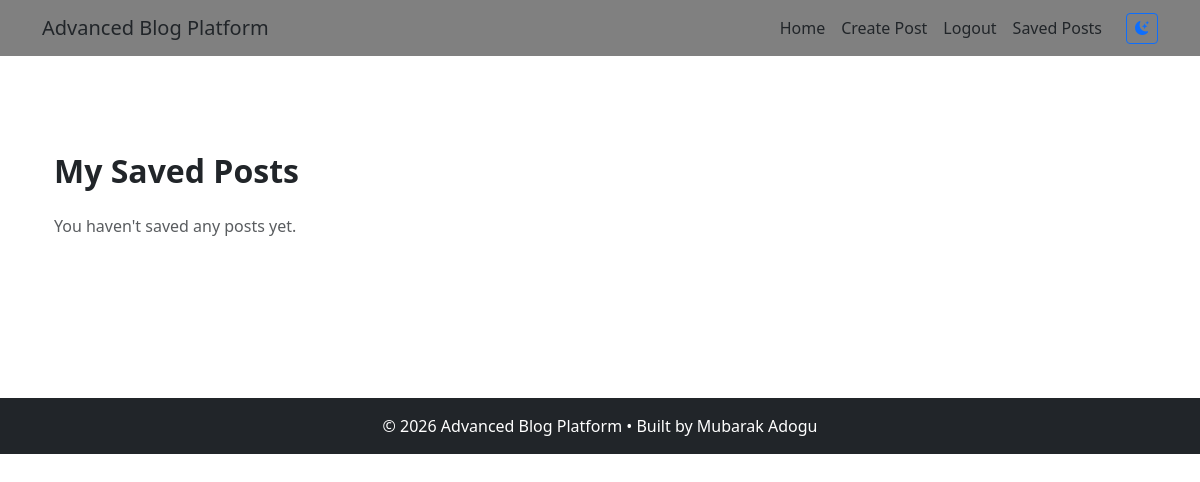
The page /saved-post/ (signed in) on the database as committed earlier.
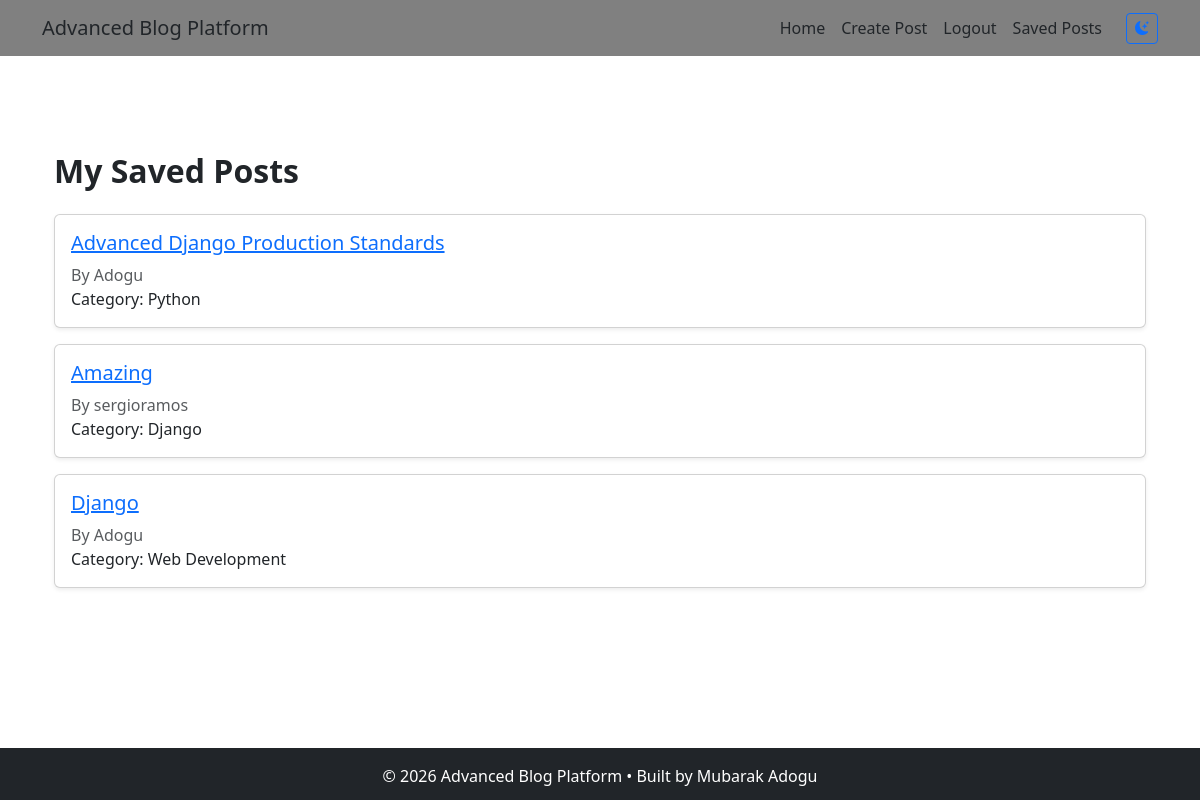
The same page on the database as committed later.
### bookmarks/models.py (models this page shows, shortened)
class Bookmark(models.Model):
    user = models.ForeignKey(User, on_delete=models.CASCADE)
    post = models.ForeignKey(Post, on_delete=models.CASCADE)
    created_at = models.DateTimeField(auto_now_add=True)
    class Meta:
        constraints = [
            models.UniqueConstraint(
                fields=["user", "post"],
                name="unique_user_post_bookmark",
            )
        ]

### account/models.py (models this page shows, shortened)
class Post(models.Model):
    DRAFT = "draft"
    PUBLISHED = "published"
    STATUS_CHOICES = [
        (DRAFT, "Draft"),
        (PUBLISHED, "Published"),
    ]
    status = models.CharField(
        max_length=10,
        choices=STATUS_CHOICES,
        default=PUBLISHED,
    )
    author = models.ForeignKey(User, on_delete=models.CASCADE, related_name="posts")
    category = models.ForeignKey(
        Category, on_delete=models.CASCADE, related_name="posts"
    )
    tags = models.ManyToManyField(Tag, blank=True, related_name="posts")
    title = models.CharField(max_length=200)
    slug = models.SlugField(unique=True, editable=False)
    content = models.TextField()
    image = models.ImageField(upload_to="posts/", blank=True, null=True)
    created_at = models.DateTimeField(auto_now_add=True)
    updated_at = models.DateTimeField(auto_now=True)

class Category(models.Model):
    name = models.CharField(max_length=100, unique=True)
    slug = models.SlugField(unique=True)

### bookmarks/views.py (the view)
@login_required
def saved_posts(request):
    bookmarks = Bookmark.objects.filter(user=request.user).select_related(
        "post", "post__author", "post__category"
    )
    return render(
        request,
        "bookmarks/saved_posts.html",
        {"bookmarks": bookmarks},
    )

### bookmarks/templates/bookmarks/saved_posts.html (shortened to what this page needs)
{% extends "base.html" %}
{% block content %}
<div class="container py-5">
    <h2 class="fw-bold mb-4">My Saved Posts</h2>
    {% for bookmark in bookmarks %}
        <div class="card mb-3 shadow-sm">
            <div class="card-body">
                <h5 class="card-title">
                    <a href="{% url 'post_detail' bookmark.post.slug %}">
                        {{ bookmark.post.title }}
                    </a>
                </h5>
                <p class="text-muted mb-0">
                    By {{ bookmark.post.author.username }}
                </p>
                <p class="mb-0">
                    Category: {{ bookmark.post.category.name }}
                </p>
            </div>
        </div>
    {% empty %}
        <p class="text-muted">
            You haven't saved any posts yet.
        </p>
    {% endfor %}
</div>
{% endblock %}

### account/templates/base.html (shortened to what this page needs)
{% load static %}
<!DOCTYPE html>
<html lang="en">
<head>
    <link href="https://cdn.jsdelivr.net/npm/bootstrap@5.3.7/dist/css/bootstrap.min.css"
          rel="stylesheet">
    <link
        rel="stylesheet"
        href="https://cdn.jsdelivr.net/npm/bootstrap-icons@1.11.3/font/bootstrap-icons.min.css"
    >
    <link rel="stylesheet" href="{% static 'css/style.css' %}">
</head>
<body>
    {% include "includes/navbar.html" %}
<main class="container py-5">
        {% block content %}
        {% endblock %}
</main>
       {% include "includes/footer.html" %}
</body>
</html>

### account/templates/includes/navbar.html (shortened to what this page needs)
<nav class="navbar navbar-expand-lg theme-navbar">
        <div class="container">
            <a class="navbar-brand" href="{% url 'home' %}">
                Advanced Blog Platform
            </a>
            <div class="collapse navbar-collapse"
                 id="navbarNav">
                <ul class="navbar-nav ms-auto">
                    <li class="nav-item">
                        <a class="nav-link"
                           href="{% url 'home' %}">
                            Home
                        </a>
                    </li>
                    {% if user.is_authenticated %}
                        <li class="nav-item">
                            <a class="nav-link"
                               href="{% url 'create_post' %}">
                                Create Post
                            </a>
                        </li>
                        <li class="nav-item">
                            <a class="nav-link"
                               href="{% url 'logout' %}">
                                Logout
                            </a>
                        </li>
                        <li class="nav-item">
                            <a class="nav-link" href="{% url 'saved_posts' %}">
                                Saved Posts
                            </a>
                        </li>
                    {% endif %}
            <li class="nav-item d-flex align-items-center ms-lg-3 mt-2 mt-lg-0">
                <button
                    type="button"
                    id="themeToggle"
                    class="btn btn-outline-primary btn-sm"
                    aria-label="Switch to dark mode"
                    aria-pressed="false"
                    title="Switch theme">
                    <i
                        id="themeToggleIcon"
                        class="bi bi-moon-stars-fill"
                        aria-hidden="true"></i>
                </button>
            </li>
                </ul>
            </div>
        </div>
    </nav>

### account/templates/includes/footer.html
<footer class="bg-dark text-white text-center py-3 mt-5">
        <p class="mb-0">
            © {% now "Y" %} Advanced Blog Platform • Built by Mubarak Adogu
        </p>
    </footer>

### static/css/style.css (style rules this page uses)
:root { --bg-color: white; --text-color: #212529; --card-bg: white; --border-color: lightgrey; --navbar-bg: grey; --muted-text: #6c757d; }
body { background-color: var(--bg-color); color: var(--text-color); }
.theme-navbar { background-color: var(--navbar-bg); }
.theme-navbar a { color: var(--text-color); }

Rows that differ between the two databases and show on the page:
added Bookmark: post "Advanced Django Production Standards", post.author.username "Adogu", post.category.name "Python"
added Bookmark: post "Amazing", post.author.username "sergioramos", post.category.name "Django"
added Bookmark: post "Django", post.author.username "Adogu", post.category.name "Web Development"
Other text that changed with them:
text no longer shown: "You haven't saved any posts yet."
